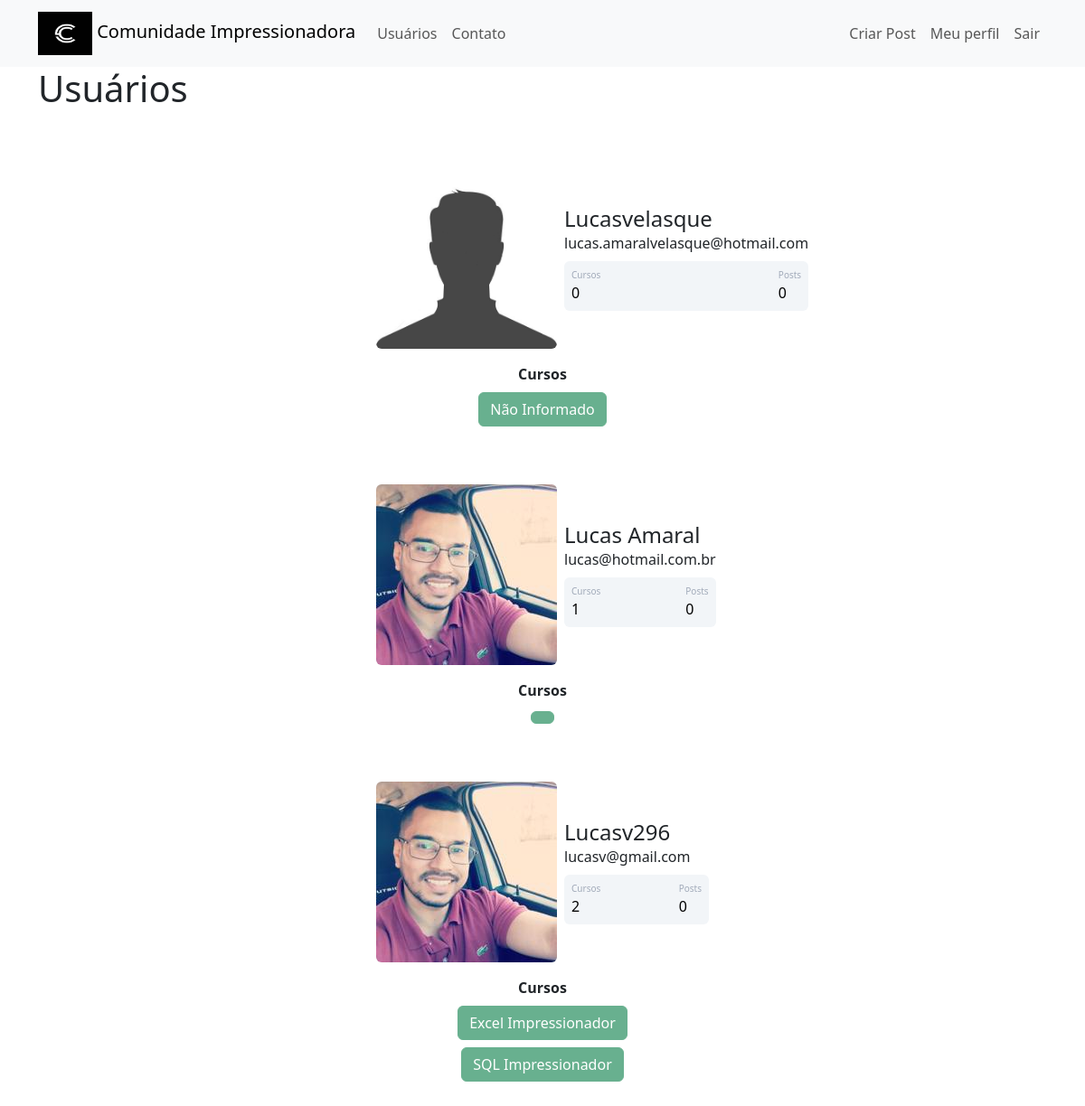
The app's page /usuarios (signed in) with its own data.
### comunidadeimpressionadora/models.py (models this page shows)
class Usuario(database.Model, UserMixin):
    id = database.Column(database.Integer, primary_key=True)
    username = database.Column(database.String, nullable=False)
    email = database.Column(database.String, nullable=False, unique=True)
    senha = database.Column(database.String, nullable=False)
    foto_perfil = database.Column(database.String, default='default.jpg')
    posts = database.relationship('Post', backref='autor', lazy=True)
    cursos = database.Column(database.String, nullable=False, default='Não Informado')

### comunidadeimpressionadora/routes.py (the view)
@app.route('/usuarios')
@login_required
def usuarios():
    lista_usuarios = Usuario.query.all()
    return render_template('usuarios.html', lista_usuarios=lista_usuarios)

### comunidadeimpressionadora/models.py (called while the page is built)
@login_manager.user_loader
def load_usuario(id_usuario):
    return Usuario.query.get(int(id_usuario))

### comunidadeimpressionadora/templates/usuarios.html (shortened to what this page needs)
{% extends 'base.html' %}
{% block body %}
        <div class="container">
            <h1>Usuários</h1>
            {% for usuario in lista_usuarios %}
            <div class="container mt-5 d-flex justify-content-center">
                        <div class="card p-3">
                            <div class="d-flex align-items-center">
                                <div class="image pe-2">
                            <img src="{{ url_for('static', filename='fotos_perfil/{}'.format(usuario.foto_perfil)) }}" class="rounded" width="200" >
                            </div>
                            <div class="ml-3 w-100">
                               <h4 class="mb-0 mt-0">{{usuario.username}}</h4>
                               <span>{{usuario.email}}</span>
                               <div class="p-2 mt-2 bg-primary d-flex justify-content-between rounded text-white stats">
                                   {% if 'Não Informado' in usuario.cursos %}
                                        <div class="d-flex flex-column">
                                            <span class="articles">Cursos</span>
                                            <span class="number1">0</span>
                                        </div>
                                   {% else %}
                                        <div class="d-flex flex-column">
                                            <span class="articles">Cursos</span>
                                            <span class="number1">{{ usuario.cursos.count(';') + 1}}</span>
                                        </div>
                                   {% endif %}
                                <div class="d-flex flex-column">
                                    <span class="rating">Posts</span>
                                    <span class="number3">0</span>
                                </div>
                               </div>
                            </div>
                            </div>
                        </div>
                        </div>
                        <div class="row justify-content-center">
                            <div class="col-4" style="text-align: center">
                                <strong>Cursos</strong>
                                <br>
                                {% for curso in usuario.cursos.split(';') %}
                                    <button type="button" class="btn btn-success mt-2" disabled>{{ curso }}</button>
                                {% endfor %}
                            </div>
                        </div>
            {% endfor %}
        </div>
{% endblock %}

### comunidadeimpressionadora/templates/base.html (shortened to what this page needs)
<!DOCTYPE html>
<html lang="pt-br">
<head>
    <link href="https://cdn.jsdelivr.net/npm/bootstrap@5.3.0/dist/css/bootstrap.min.css" rel="stylesheet">
    <link rel="stylesheet" type="text/css" href="{{url_for('static', filename='main.css')}}">
</head>
<body>
     {% include 'navbar.html' %}
     {% block body %}
     {% endblock %}
</body>
</html>

### comunidadeimpressionadora/templates/navbar.html (shortened to what this page needs)
<nav class="navbar navbar-expand-lg navbar-light bg-light">
  <div class="container-fluid container">
    <a class="navbar-brand" href="{{ url_for('home') }}">
      <img src="{{ url_for('static', filename='imagens/clogo.jpg') }}" alt="" width="60" height="48" class="d-inline-block">
      Comunidade Impressionadora
    </a>
    <div class="collapse navbar-collapse" id="navbarSupportedContent">
      <ul class="navbar-nav me-auto mb-2 mb-lg-0">
        <li class="nav-item">
          <a class="nav-link" href="{{ url_for('usuarios') }}">Usuários</a>
        </li>
        <li class="nav-item">
          <a class="nav-link" href="{{ url_for('contato') }}">Contato</a>
        </li>
      </ul>
      <ul class="navbar-nav">
        {% if current_user.is_authenticated %}
           <li class="nav-item">
            <a class="nav-link" href="{{ url_for('criar_post') }}">Criar Post</a>
            </li>
            <li class="nav-item">
                <a class="nav-link" href="{{ url_for('perfil') }}">Meu perfil</a>
            </li>
            <li class="nav-item">
                  <a class="nav-link" href="{{ url_for('sair') }}">Sair</a>
            </li>
        {% endif %}
      </ul>
    </div>
  </div>
</nav>

### comunidadeimpressionadora/static/main.css (style rules this page uses)
.card { width: 400px; border: none; border-radius: 10px; background-color: #fff; }
.stats { background: #f2f5f8 !important; color: #000 !important; }
.articles { font-size:10px; color: #a1aab9; }
.number1 { font-weight:500; }
.rating { font-size:10px; color: #a1aab9; }
.number3 { font-weight:500; }

### records on screen
Usuario: foto_perfil (placeholder picture), username "Lucasvelasque", email "lucas.amaralvelasque@hotmail.com", shows "Cursos", cursos "Não Informado"
Usuario: foto_perfil (picture), username "Lucas Amaral", email "lucas@hotmail.com.br", cursos "1"
Usuario: foto_perfil (picture), username "Lucasv296", email "lucasv@gmail.com", cursos "2", curso "Excel Impressionador" "SQL Impressionador"
